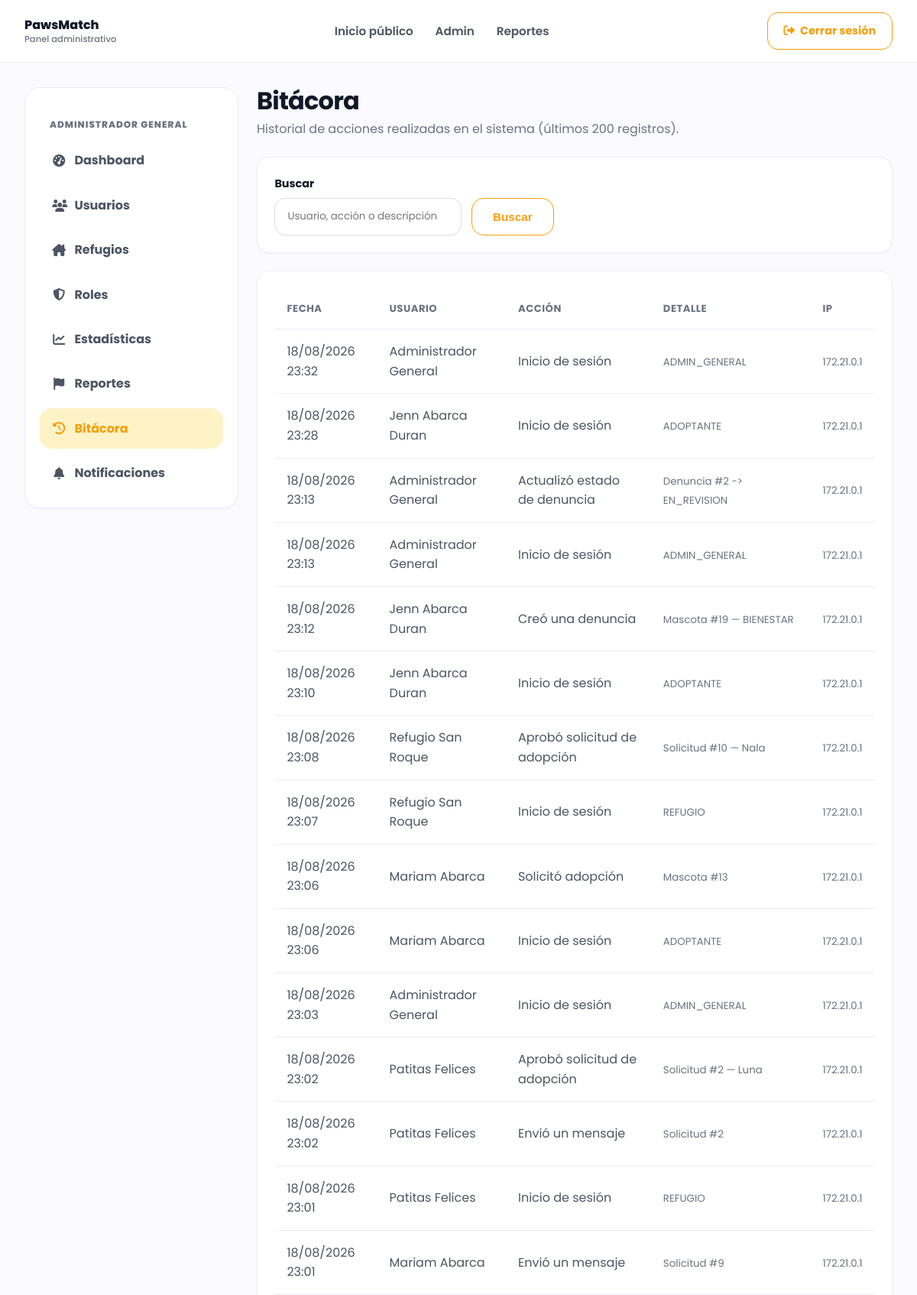
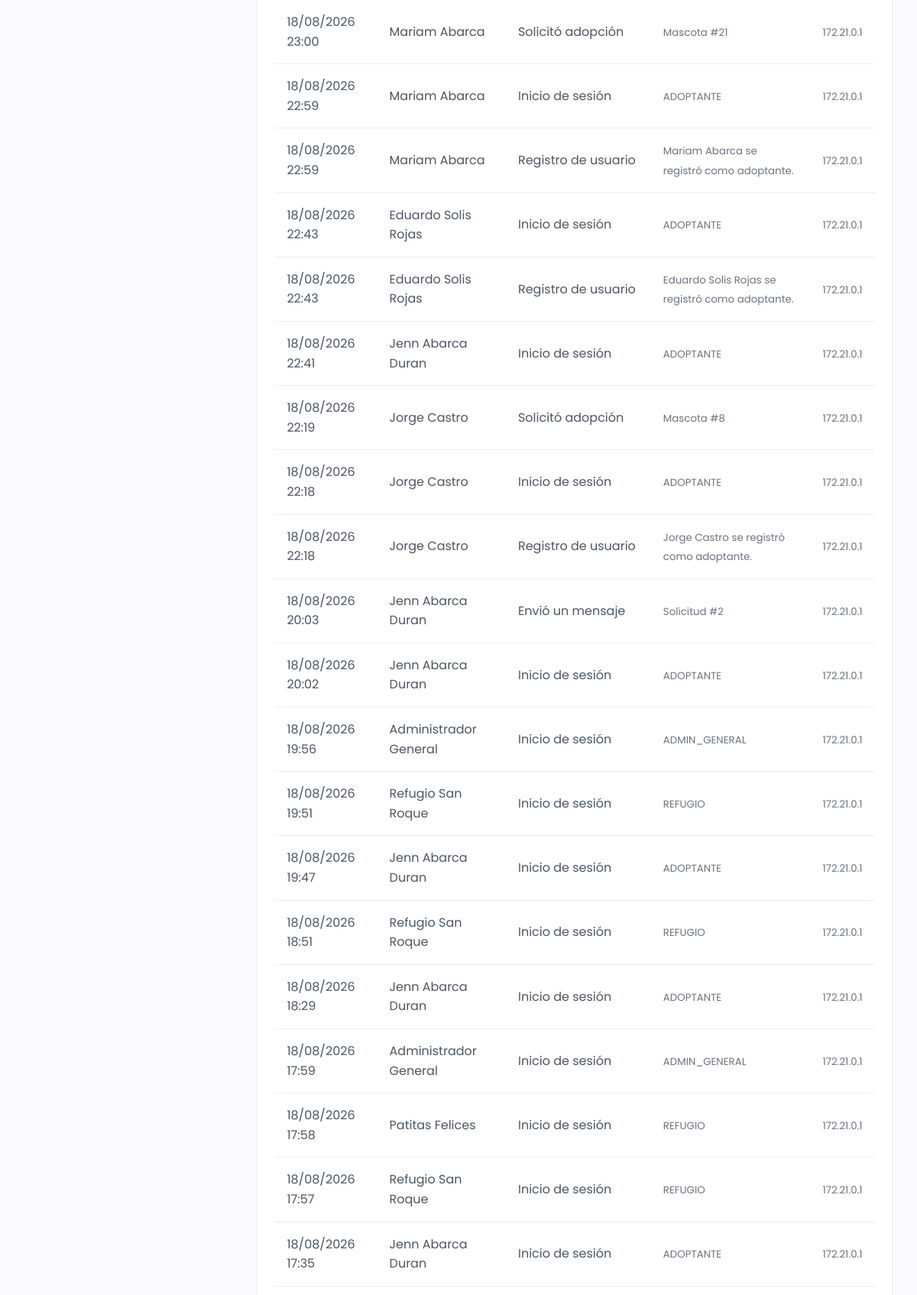
The page /admin-bitacora.php (signed in, upper part) on the database its author committed (2 pictures, top to bottom).
### tables this page shows
CREATE TABLE `bitacora` (
  `id_bitacora` int NOT NULL AUTO_INCREMENT,
  `id_usuario` int DEFAULT NULL,
  `accion` varchar(150) NOT NULL,
  `descripcion` text,
  `ip` varchar(45) DEFAULT NULL,
  `fecha` timestamp NULL DEFAULT CURRENT_TIMESTAMP,
  PRIMARY KEY (`id_bitacora`),
  KEY `fk_bitacora_usuario` (`id_usuario`),
  CONSTRAINT `fk_bitacora_usuario` FOREIGN KEY (`id_usuario`) REFERENCES `usuarios` (`id_usuario`)
);

CREATE TABLE `usuarios` (
  `id_usuario` int NOT NULL AUTO_INCREMENT,
  `id_rol` int NOT NULL,
  `nombre` varchar(100) NOT NULL,
  `apellidos` varchar(150) NOT NULL,
  `correo` varchar(150) NOT NULL,
  `contrasena` varchar(255) NOT NULL,
  `telefono` varchar(20) DEFAULT NULL,
  `estado` enum('ACTIVO','INACTIVO') DEFAULT 'ACTIVO',
  `fecha_registro` timestamp NULL DEFAULT CURRENT_TIMESTAMP,
  PRIMARY KEY (`id_usuario`),
  UNIQUE KEY `correo` (`correo`),
  KEY `fk_usuario_rol` (`id_rol`),
  CONSTRAINT `fk_usuario_rol` FOREIGN KEY (`id_rol`) REFERENCES `roles` (`id_rol`)
);

### php/models/Bitacora.php (called while the page is built, shortened)
<?php
class Bitacora
{
    public static function listar(PDO $conexion, string $buscar = "", int $limite = 200): array
    {
        $sql = "
            SELECT b.id_bitacora, b.accion, b.descripcion, b.ip, b.fecha,
                   u.nombre AS usuario_nombre, u.apellidos AS usuario_apellidos
            FROM bitacora b
            LEFT JOIN usuarios u ON b.id_usuario = u.id_usuario
            WHERE 1 = 1
        ";
        $params = [];
        $sql .= " ORDER BY b.fecha DESC LIMIT " . (int) $limite;
        $stmt = $conexion->prepare($sql);
        $stmt->execute($params);
        return $stmt->fetchAll(PDO::FETCH_ASSOC);
    }
}

### php/views/admin/bitacora.php (the view)
<div class="admin-header"><div><h1>Bitácora</h1><p>Historial de acciones realizadas en el sistema (últimos 200 registros).</p></div></div>
<section class="admin-card">
    <form method="GET" class="admin-filters">
        <div><label class="form-label">Buscar</label><input type="text" name="buscar" class="form-control" placeholder="Usuario, acción o descripción" value="<?php echo htmlspecialchars($buscar); ?>"></div>
        <div style="align-self:end"><button class="btn btn-secondary">Buscar</button></div>
    </form>
</section>
<section class="admin-card">
    <div class="table-responsive">
        <table class="admin-table">
            <thead><tr><th>Fecha</th><th>Usuario</th><th>Acción</th><th>Detalle</th><th>IP</th></tr></thead>
            <tbody>
                <?php if (empty($registros)): ?>
                    <tr><td colspan="5" class="text-center text-muted py-4">Sin registros de actividad todavía.</td></tr>
                <?php else: foreach ($registros as $b): ?>
                    <tr>
                        <td><?php echo htmlspecialchars(date('d/m/Y H:i', strtotime($b['fecha']))); ?></td>
                        <td><?php echo htmlspecialchars(trim(($b['usuario_nombre'] ?? '') . ' ' . ($b['usuario_apellidos'] ?? '')) ?: 'Sistema'); ?></td>
                        <td><?php echo htmlspecialchars($b['accion']); ?></td>
                        <td><small class="text-muted"><?php echo htmlspecialchars($b['descripcion'] ?: '—'); ?></small></td>
                        <td><small class="text-muted"><?php echo htmlspecialchars($b['ip'] ?: '—'); ?></small></td>
                    </tr>
                <?php endforeach; endif; ?>
            </tbody>
        </table>
    </div>
</section>

### css/admin.css (style rules this page uses)
.admin-body { background: #fbfaff; }
.admin-body.theme-admin { --primary:#f59e0b; --primary-dark:#b45309; --primary-soft:#fef3c7; }
.admin-header { display:flex; justify-content:space-between; align-items:flex-start; gap:1rem; margin-bottom:1.5rem; }
.admin-header h1 { font-size:2rem; line-height:1.1; letter-spacing:-.8px; color:var(--dark); }
.admin-header p { color:var(--muted); margin-top:.4rem; }
.admin-card { background:var(--white); border:1px solid var(--border); border-radius:16px; box-shadow:0 1px 2px rgba(17,24,39,.04); padding:1.4rem; margin-bottom:1.4rem; }
.admin-filters { display:grid; grid-template-columns: 1.5fr repeat(3, minmax(140px, 1fr)) auto; gap:.8rem; align-items:end; }
.form-control, .form-select, textarea { width:100%; padding:.85rem 1rem; border:1px solid #ddd; border-radius:14px; font-family:'Poppins',sans-serif; background:white; }
.form-label { display:block; font-weight:700; color:var(--dark); margin-bottom:.45rem; font-size:.9rem; }
.table-responsive { overflow-x:auto; }
.admin-table { width:100%; border-collapse:separate; border-spacing:0; }
.admin-table th { text-align:left; color:var(--muted); font-size:.82rem; text-transform:uppercase; letter-spacing:.04em; padding:1rem; border-bottom:1px solid var(--border); white-space:nowrap; }
.admin-table td { padding:1rem; border-bottom:1px solid var(--border); vertical-align:middle; color:var(--text); }
.text-muted { color:var(--muted); }

### css/base.css (style rules this page uses)
:root { --primary: #7c3aed; --primary-dark: #5b21b6; --primary-soft: #ede9fe; --accent: #facc15; --pink: #ec4899; --green: #10b981; --dark: #111827; --text: #4b5563; --muted: #6b7280; --light: #fbfaff; --white: #ffffff; --border: #eeeaf8; --shadow: 0 18px 40px rgba(17, 24, 39, 0.08); --shadow-soft: 0 12px 30px rgba(124, 58, 237, 0.12); }
* { margin: 0; padding: 0; box-sizing: border-box; }
html { scroll-behavior: smooth; }
body { font-family: 'Poppins', sans-serif; background: var(--light); color: var(--dark); line-height: 1.6; }

### css/home.css (style rules this page uses)
.btn { display: inline-block; border: none; cursor: pointer; border-radius: 16px; padding: 0.95rem 1.7rem; font-weight: 700; font-size: 0.95rem; transition: 0.3s ease; text-align: center; }
.btn-secondary { background: var(--white); color: var(--primary); border: 1.5px solid var(--primary); }

### rows shown on the page
bitacora: fecha "18/08/2026 23:32", id_usuario.apellidos "Administrador General", accion "Inicio de sesión", descripcion "ADMIN_GENERAL", ip "172.21.0.1"
bitacora: fecha "18/08/2026 23:28", id_usuario.apellidos "Jenn Abarca Duran", accion "Inicio de sesión", descripcion "ADOPTANTE", ip "172.21.0.1"
bitacora: fecha "18/08/2026 23:13", id_usuario.apellidos "Administrador General", accion "Actualizó estado de denuncia", descripcion "Denuncia #2 -> EN_REVISION", ip "172.21.0.1"
bitacora: fecha "18/08/2026 23:13", id_usuario.apellidos "Administrador General", accion "Inicio de sesión", descripcion "ADMIN_GENERAL", ip "172.21.0.1"
bitacora: fecha "18/08/2026 23:12", id_usuario.apellidos "Jenn Abarca Duran", accion "Creó una denuncia", descripcion "Mascota #19 — BIENESTAR", ip "172.21.0.1"
bitacora: fecha "18/08/2026 23:10", id_usuario.apellidos "Jenn Abarca Duran", accion "Inicio de sesión", descripcion "ADOPTANTE", ip "172.21.0.1"
bitacora: fecha "18/08/2026 23:08", id_usuario.apellidos "Refugio San Roque", accion "Aprobó solicitud de adopción", descripcion "Solicitud #10 — Nala", ip "172.21.0.1"
bitacora: fecha "18/08/2026 23:07", id_usuario.apellidos "Refugio San Roque", accion "Inicio de sesión", descripcion "REFUGIO", ip "172.21.0.1"
bitacora: fecha "18/08/2026 23:06", id_usuario.apellidos "Mariam Abarca", accion "Solicitó adopción", descripcion "Mascota #13", ip "172.21.0.1"
bitacora: fecha "18/08/2026 23:06", id_usuario.apellidos "Mariam Abarca", accion "Inicio de sesión", descripcion "ADOPTANTE", ip "172.21.0.1"
bitacora: fecha "18/08/2026 23:03", id_usuario.apellidos "Administrador General", accion "Inicio de sesión", descripcion "ADMIN_GENERAL", ip "172.21.0.1"
bitacora: fecha "18/08/2026 23:02", id_usuario.apellidos "Patitas Felices", accion "Aprobó solicitud de adopción", descripcion "Solicitud #2 — Luna", ip "172.21.0.1"
bitacora: fecha "18/08/2026 23:02", id_usuario.apellidos "Patitas Felices", accion "Envió un mensaje", descripcion "Solicitud #2", ip "172.21.0.1"
bitacora: fecha "18/08/2026 23:01", id_usuario.apellidos "Patitas Felices", accion "Inicio de sesión", descripcion "REFUGIO", ip "172.21.0.1"
bitacora: fecha "18/08/2026 23:01", id_usuario.apellidos "Mariam Abarca", accion "Envió un mensaje", descripcion "Solicitud #9", ip "172.21.0.1"
bitacora: fecha "18/08/2026 23:00", id_usuario.apellidos "Mariam Abarca", accion "Solicitó adopción", descripcion "Mascota #21", ip "172.21.0.1"
bitacora: fecha "18/08/2026 22:59", id_usuario.apellidos "Mariam Abarca", accion "Inicio de sesión", descripcion "ADOPTANTE", ip "172.21.0.1"
bitacora: fecha "18/08/2026 22:59", id_usuario.apellidos "Mariam Abarca", accion "Registro de usuario", descripcion "Mariam Abarca se registró como adoptante.", ip "172.21.0.1"
bitacora: fecha "18/08/2026 22:43", id_usuario.apellidos "Eduardo Solis Rojas", accion "Inicio de sesión", descripcion "ADOPTANTE", ip "172.21.0.1"
bitacora: fecha "18/08/2026 22:43", id_usuario.apellidos "Eduardo Solis Rojas", accion "Registro de usuario", descripcion "Eduardo Solis Rojas se registró como adoptante.", ip "172.21.0.1"
bitacora: fecha "18/08/2026 22:41", id_usuario.apellidos "Jenn Abarca Duran", accion "Inicio de sesión", descripcion "ADOPTANTE", ip "172.21.0.1"
bitacora: fecha "18/08/2026 22:19", id_usuario.apellidos "Jorge Castro", accion "Solicitó adopción", descripcion "Mascota #8", ip "172.21.0.1"
bitacora: fecha "18/08/2026 22:18", id_usuario.apellidos "Jorge Castro", accion "Inicio de sesión", descripcion "ADOPTANTE", ip "172.21.0.1"
bitacora: fecha "18/08/2026 22:18", id_usuario.apellidos "Jorge Castro", accion "Registro de usuario", descripcion "Jorge Castro se registró como adoptante.", ip "172.21.0.1"
bitacora: fecha "18/08/2026 20:03", id_usuario.apellidos "Jenn Abarca Duran", accion "Envió un mensaje", descripcion "Solicitud #2", ip "172.21.0.1"
bitacora: fecha "18/08/2026 20:02", id_usuario.apellidos "Jenn Abarca Duran", accion "Inicio de sesión", descripcion "ADOPTANTE", ip "172.21.0.1"
bitacora: fecha "18/08/2026 19:56", id_usuario.apellidos "Administrador General", accion "Inicio de sesión", descripcion "ADMIN_GENERAL", ip "172.21.0.1"
bitacora: fecha "18/08/2026 19:51", id_usuario.apellidos "Refugio San Roque", accion "Inicio de sesión", descripcion "REFUGIO", ip "172.21.0.1"
bitacora: fecha "18/08/2026 19:47", id_usuario.apellidos "Jenn Abarca Duran", accion "Inicio de sesión", descripcion "ADOPTANTE", ip "172.21.0.1"
bitacora: fecha "18/08/2026 18:51", id_usuario.apellidos "Refugio San Roque", accion "Inicio de sesión", descripcion "REFUGIO", ip "172.21.0.1"
bitacora: fecha "18/08/2026 18:29", id_usuario.apellidos "Jenn Abarca Duran", accion "Inicio de sesión", descripcion "ADOPTANTE", ip "172.21.0.1"
bitacora: fecha "18/08/2026 17:59", id_usuario.apellidos "Administrador General", accion "Inicio de sesión", descripcion "ADMIN_GENERAL", ip "172.21.0.1"
bitacora: fecha "18/08/2026 17:58", id_usuario.apellidos "Patitas Felices", accion "Inicio de sesión", descripcion "REFUGIO", ip "172.21.0.1"
bitacora: fecha "18/08/2026 17:57", id_usuario.apellidos "Refugio San Roque", accion "Inicio de sesión", descripcion "REFUGIO", ip "172.21.0.1"
bitacora: fecha "18/08/2026 17:35", id_usuario.apellidos "Jenn Abarca Duran", accion "Inicio de sesión", descripcion "ADOPTANTE", ip "172.21.0.1"

### other values the page prints
$texto "Dashboard"
$texto "Usuarios"
$texto "Refugios"
$texto "Roles"
$texto "Estadísticas"
$texto "Reportes"
$texto "Bitácora"
$texto "Notificaciones"
